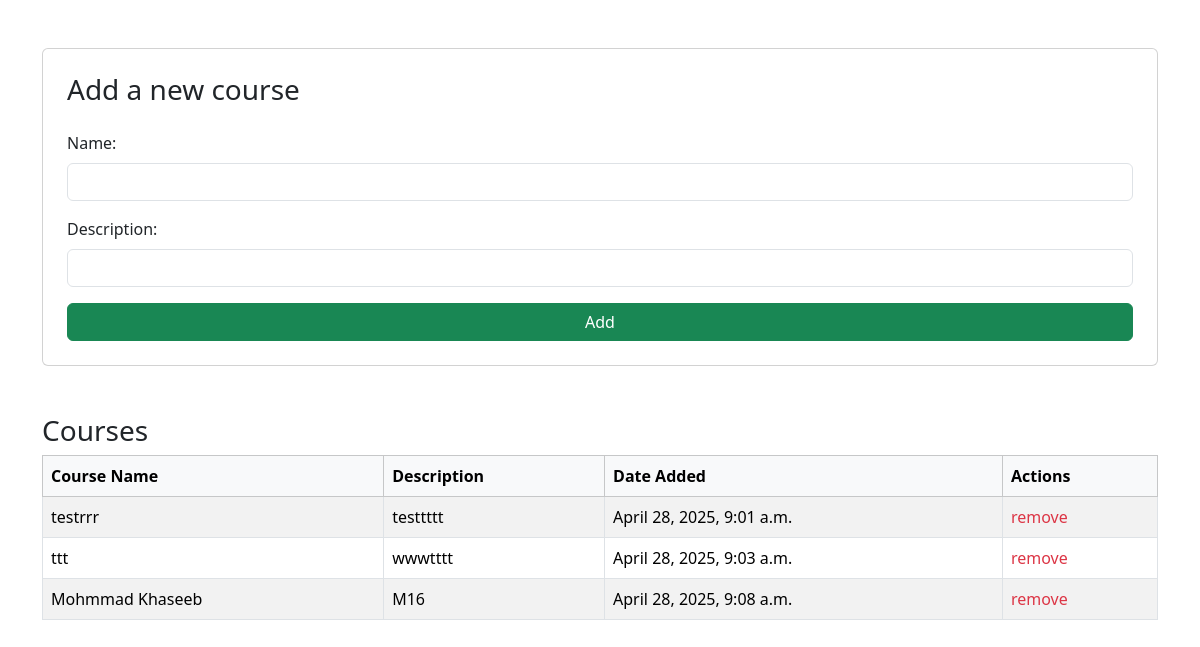
Before: / with the older database file.
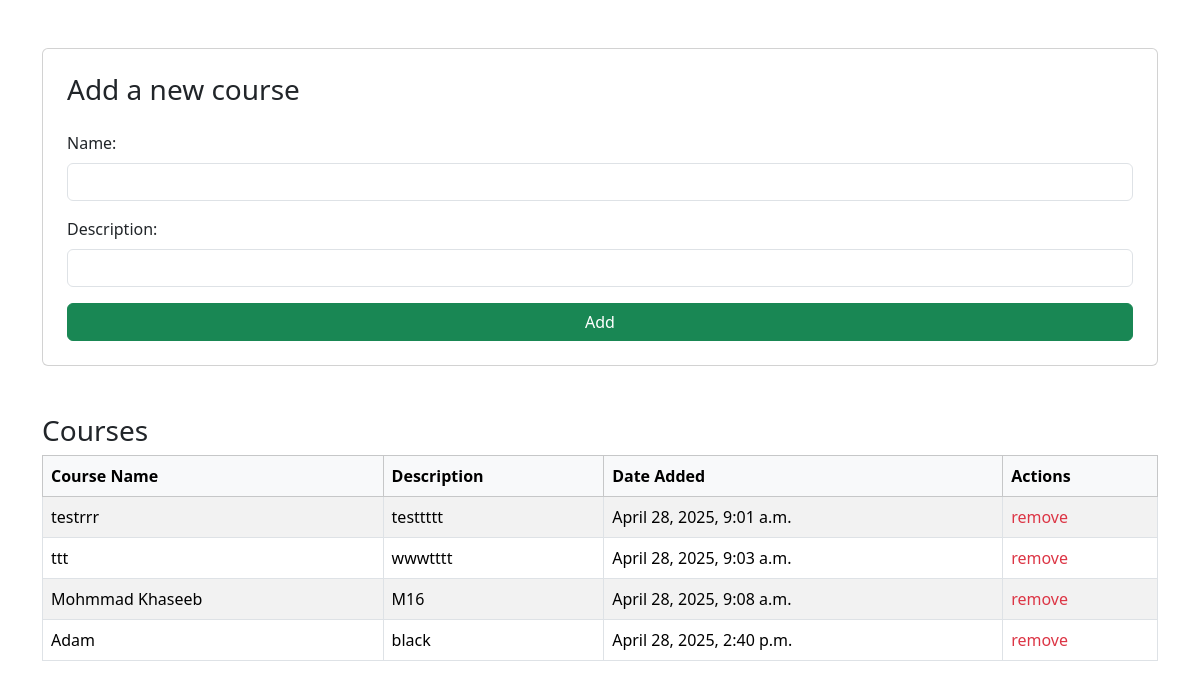
After: the same page with the newer database file.
### app1/models.py (models this page shows)
class UserData(models.Model):
    name = models.CharField(max_length=50)
    description = models.CharField(max_length=255)
    CreatedAt = models.DateTimeField(auto_now_add=True)
    UpdatedAt = models.DateTimeField(auto_now=True)

### app1/views.py (the view)
# urls.py: path('', views.index ,name ='index'),
def index(request):
    context = {
        'user':models.UserData.objects.all
    }
    return render(request,'index.html' ,context)

### app1/templates/index.html (shortened to what this page needs)
<!DOCTYPE html>
<html lang="en">
<head>
    <link href="https://cdn.jsdelivr.net/npm/bootstrap@5.3.2/dist/css/bootstrap.min.css" rel="stylesheet">
</head>
<body class="container mt-5">
<form action="alldata" method="post" class="card p-4">
    <h3 class="mb-4">Add a new course</h3>
    <div class="mb-3">
        <label for="name" class="form-label">Name:</label>
        <input type="text" name="name" required class="form-control">
    </div>
    <div class="mb-3">
        <label for="description" class="form-label">Description:</label>
        <input type="text" name="description" required class="form-control">
    </div>
    <button type="submit" class="btn btn-success">Add</button>
</form>
<div class="mt-5">
    <h3>Courses</h3>
    <table class="table table-striped table-bordered">
        <thead class="table-light">
            <tr>
                <th>Course Name</th>
                <th>Description</th>
                <th>Date Added</th>
                <th>Actions</th>
            </tr>
        </thead>
        <tbody>
            {% for batata in user %}
            <tr>
                <td>{{ batata.name }}</td>
                <td>{{ batata.description }}</td>
                <td>{{ batata.CreatedAt }}</td>
                <td>
                    <a href="/user/{{ batata.id }}/delete" class="text-danger text-decoration-none">remove</a>
                </td>
            </tr>
            {% endfor %}
        </tbody>
    </table>
</div>
</body>
</html>

Changed rows visible on the page:
added UserData: name "Adam", description "black", CreatedAt "April 28, 2025, 2:40 p.m."
